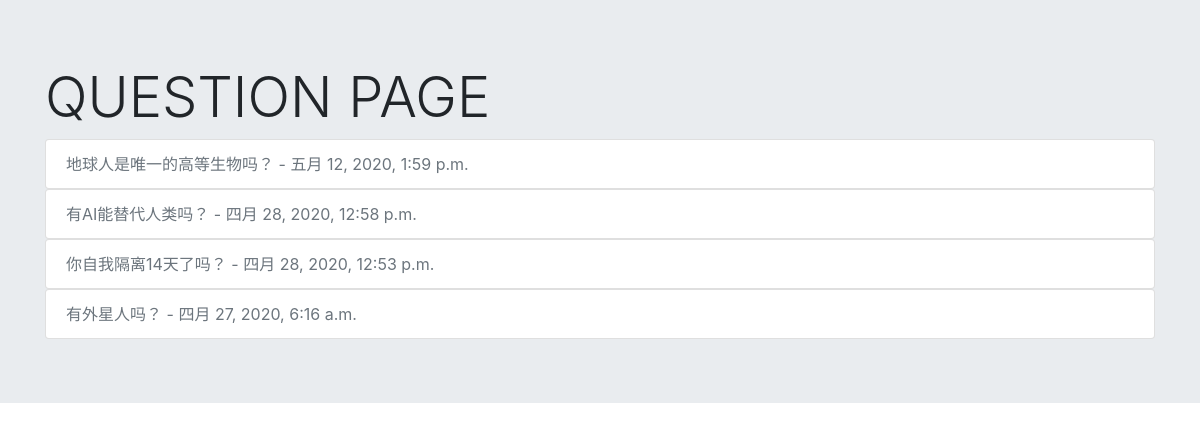
Screenshot of /polls/ with the database file from the repository.
### polls/models.py (models this page shows, shortened)
class Question(models.Model):
    question_text = models.CharField(max_length=200)
    pub_date = models.DateTimeField(auto_now_add=True)

### polls/views.py (the view)
# urls.py: path('', IndexView.as_view(),name='index'),
class IndexView(ListView):
    template_name = 'polls/list.html'
    context_object_name = 'questions'
    def get_queryset(self):
        return Question.objects.order_by('-pub_date')[:5]

### polls/templates/polls/list.html (shortened to what this page needs)
{% load static%}
<html lang = "en">
  <head>
    <link rel ="stylesheet" href="{% static 'polls/bootstrap.css'%}">
  </head>
  <body>
  <div class="jumbotron jumbotron-fluid">
     <div class="container">
       <h1 class="display-4">QUESTION PAGE</h1>
     </div>
    <div class=container>
  <ul class="list-group">
    {% for q in questions %}
    <a href="{% url 'polls:detail' q.id %}">
     <li class="list-group-item disabled" aria-disabled="true">
      {{q.question_text}} - {{q.pub_date}}
     </li>
    </a>
    {% endfor %}
    </ul>
    </div>
  </body>
</html>

### rows the page displays
Question: question_text "地球人是唯一的高等生物吗？", pub_date "五月 12, 2020, 1:59 p.m."
Question: question_text "有AI能替代人类吗？", pub_date "四月 28, 2020, 12:58 p.m."
Question: question_text "你自我隔离14天了吗？", pub_date "四月 28, 2020, 12:53 p.m."
Question: question_text "有外星人吗？", pub_date "四月 27, 2020, 6:16 a.m."
